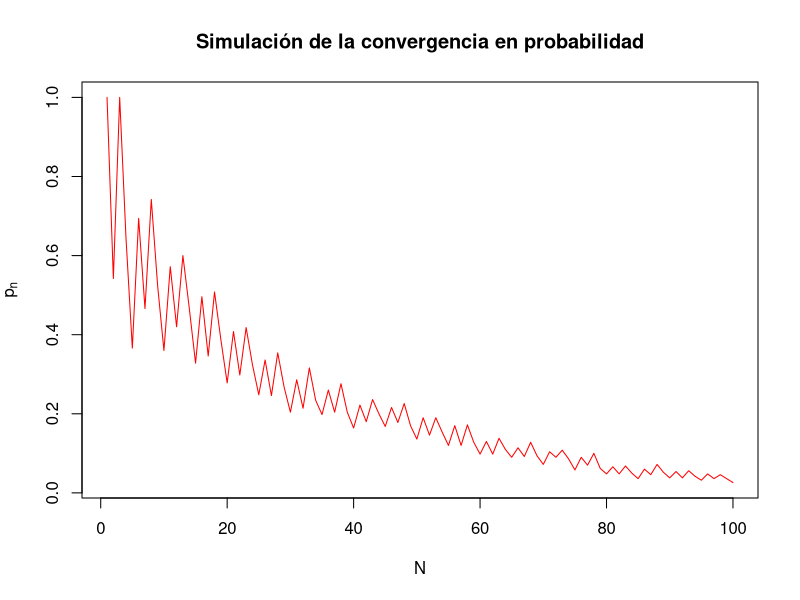
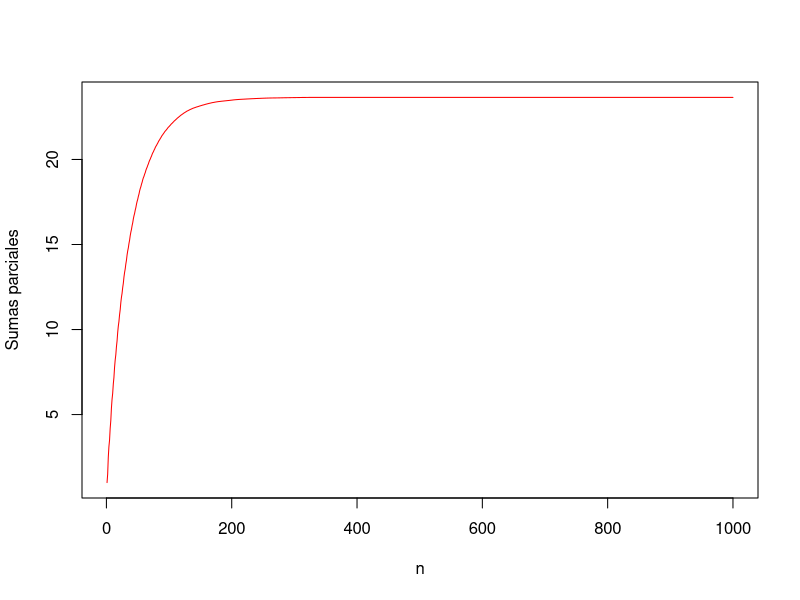
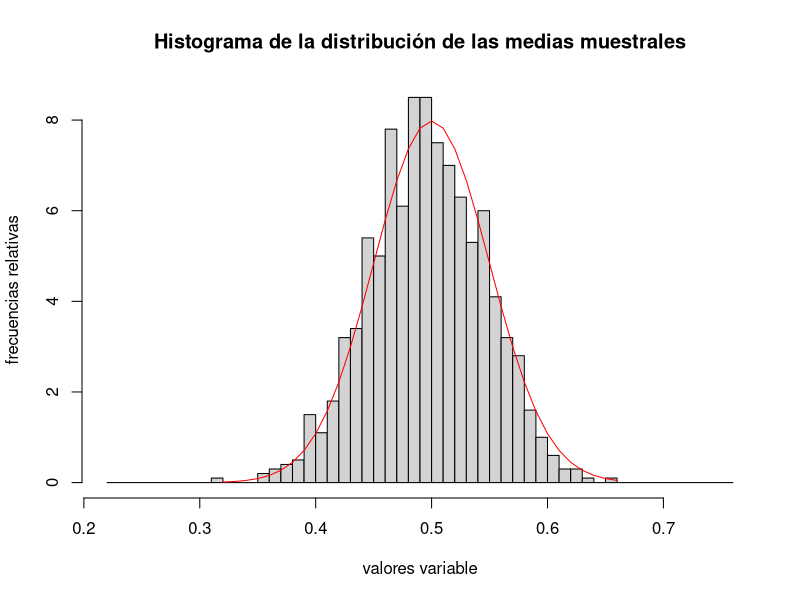

The R source for these figures, in order:
## ---- chunk 1
knitr::opts_chunk$set(echo = TRUE)
## ---- chunk 2
N=100
k=500
set.seed(2019) # fijamos la semila de aleatoriedad para que a todos nos dé lo mismo
valores.experimento=matrix(sample(c(0,1),N*k,replace=TRUE),k,N)
## ---- chunk 3
valores.experimento[1:5,1:13]
## ---- chunk 4
cálculo.xnbarra = function(x){
  return(cumsum(x)/(1:length(x)))
}
## ---- chunk 5
matriz.medias.muestrales = t(apply(valores.experimento,1,cálculo.xnbarra))
## ---- chunk 6
epsilon=0.1
probabilidades.pn= colSums(abs(matriz.medias.muestrales-0.5) > epsilon)/k
## ---- chunk 7
epsilon=0.1
probabilidades.pn= colSums(abs(matriz.medias.muestrales-0.5) > epsilon)/k
#probabilidades.pn = c()
# for (j in 1:N){
#   pn=length(matriz.medias.muestrales[(abs(matriz.medias.muestrales[,j]-0.5)>epsilon),j])/k
#   probabilidades.pn=c(probabilidades.pn,pn)
# }
plot(1:N,probabilidades.pn,type="l",xlab=expression(N),ylab=expression(p[n]),main="Simulación de la convergencia en probabilidad",col="red")
## ---- chunk 8
probabilidades.pn = read.table("../scripts/Probabilidadesn.txt")
probabilidades.pn = t(probabilidades.pn)
## ---- chunk 9
N=1000
plot(1:N,cumsum(probabilidades.pn),xlab=expression(n),ylab="Sumas parciales",col='red', type='l')
## ---- chunk 10
pbinom(14,50,1/3)
pbinom(20,50,1/3)-pbinom(9,50,1/3)
## ---- chunk 11
n=100
p=1/2
sigma=p*(1-p)
set.seed(2019)
muestra.binomial = rbinom(1000,n,p)
muestra.xnbarra = muestra.binomial/n
## ---- chunk 12
hist(muestra.xnbarra,freq=FALSE,
     breaks=seq(from=min(muestra.xnbarra)-0.1,to=max(muestra.xnbarra)+0.1,by=0.01),
     main="Histograma de la distribución de las medias muestrales",xlab="valores variable",ylab="frecuencias relativas")
mu=p
sigma.xnbarra=sqrt(p*(1-p)/n)
x=seq(from=min(muestra.xnbarra),to=max(muestra.xnbarra),by=0.01)
lines(x,dnorm(x,mu,sigma.xnbarra),col='red')
